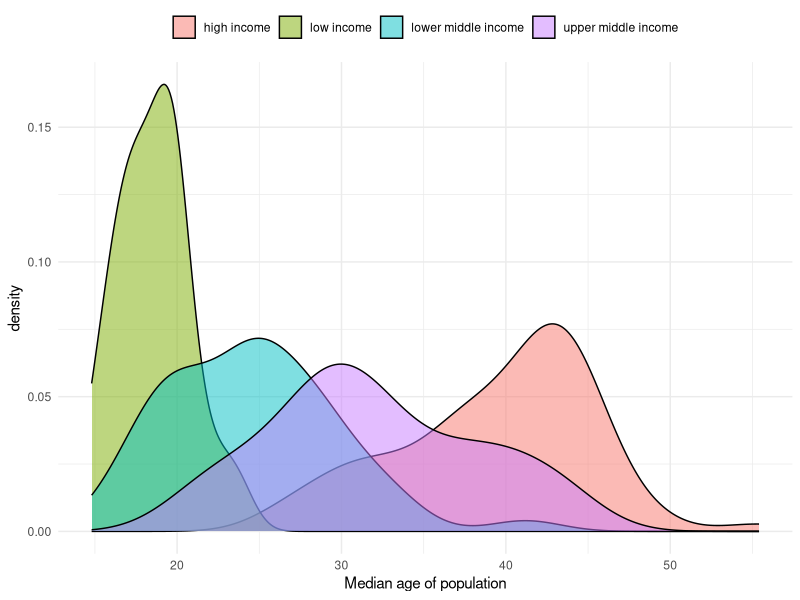
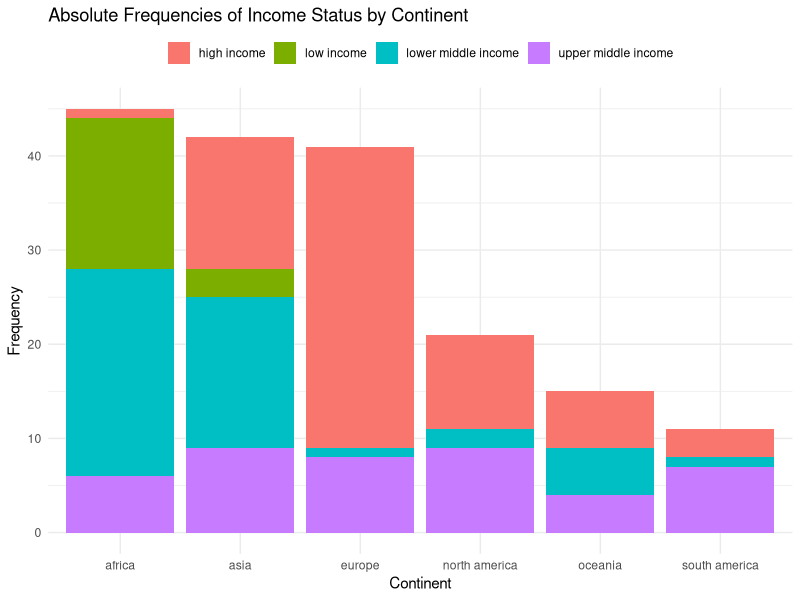
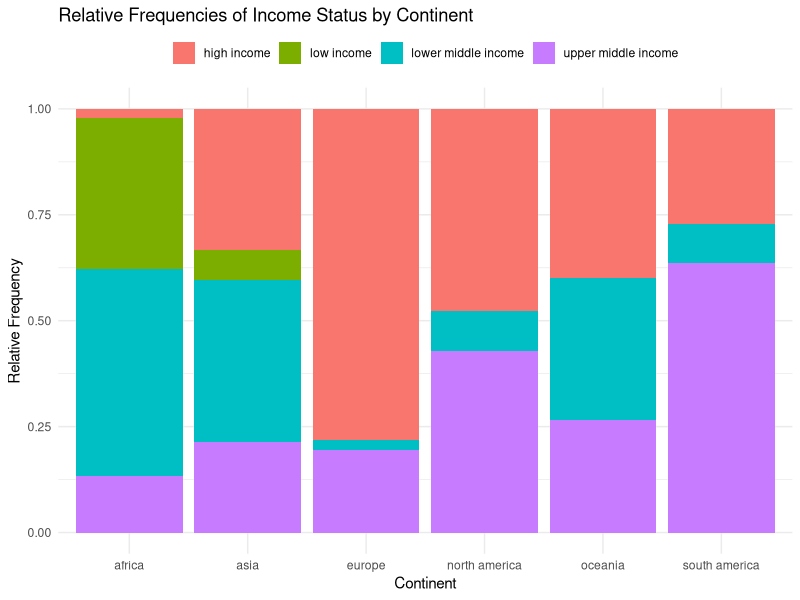
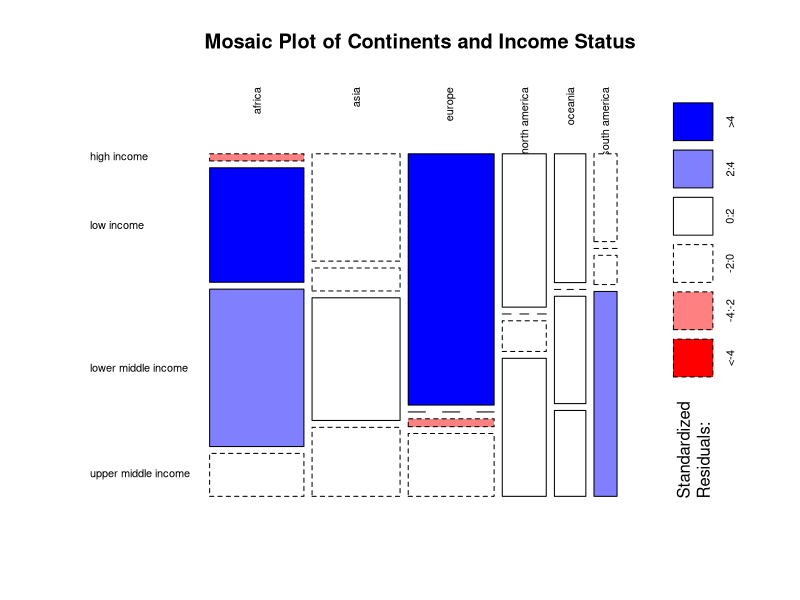
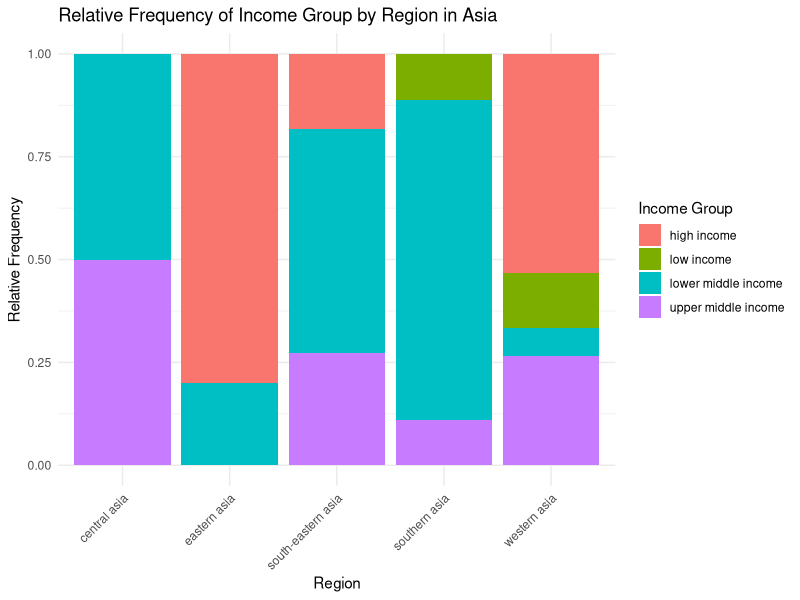
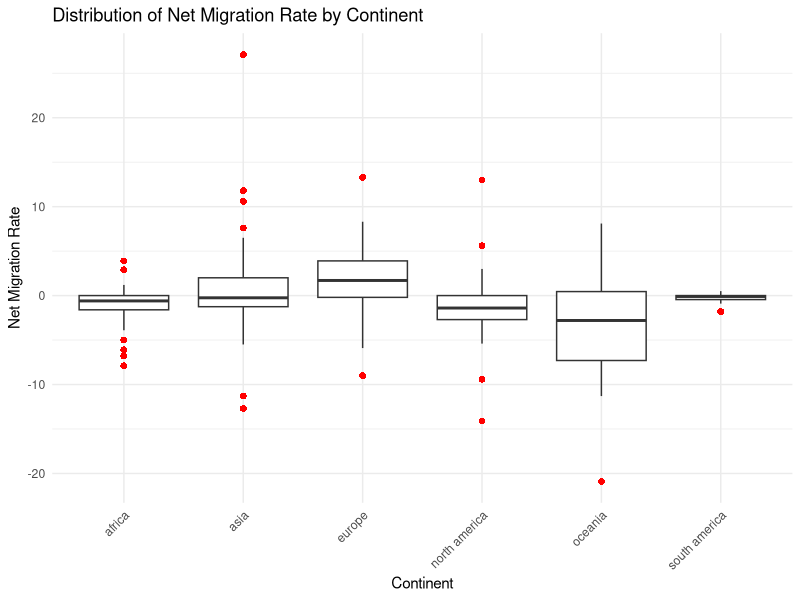
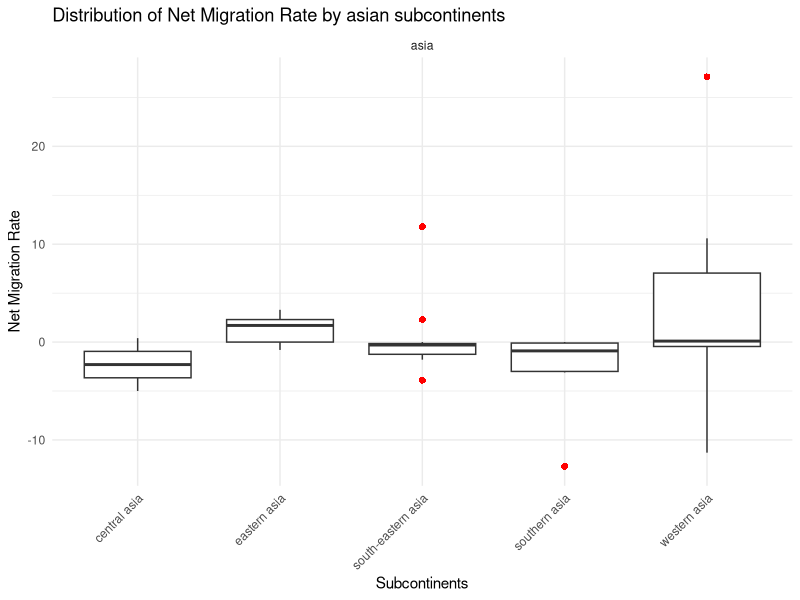
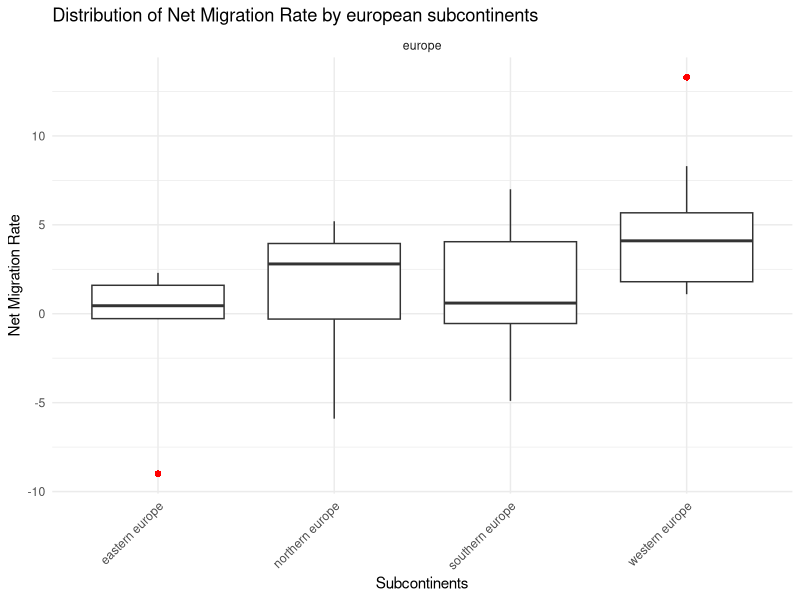

The R source for these figures, in order:
## ---- chunk 1
knitr::opts_chunk$set(echo = TRUE)

library(tidyverse)
library(ggplot2)
## ---- chunk 2
df <- read.csv('./final_dataset.csv')
nrow(df) # Result is 175
# Eliminate missing values in the income status variable
df <- df[!is.na(df$income_group), ]
nrow(df) # Result is the same 175, since we removed all rows consisting of at least one NA already in task 2
str(df)
## ---- chunk 3
plot <- ggplot(df, aes(x = median_age, fill = income_group) ) + 
  geom_density(alpha = 0.5, color = "black") + 
labs(x = "Median age of population") +
  theme_minimal()+
  theme(legend.position = "top",
        legend.title = element_blank()) 

plot
## ---- chunk 4
# Aggregate data to get frequencies
df_agg <- df %>%
  count(continent, income_group)

ggplot(df_agg, aes(x = continent, y = n, fill = income_group)) +
  geom_bar(stat = "identity") +
  labs(title = "Absolute Frequencies of Income Status by Continent",
       x = "Continent", y = "Frequency") +
  theme_minimal()+
  theme(legend.position = "top",
        legend.title = element_blank())

## ---- chunk 5
# Calculate relative frequencies
df_relative <- df_agg %>%
  group_by(continent) %>%
  mutate(relative_frequency = n / sum(n))

ggplot(df_relative, aes(x = continent, y = relative_frequency, fill = income_group)) +
  geom_bar(stat = "identity") +
  labs(title = "Relative Frequencies of Income Status by Continent",
       x = "Continent", y = "Relative Frequency") +
  theme_minimal()+
  theme(legend.position = "top",
        legend.title = element_blank())


## ---- chunk 6
# Create a contingency table
contingency_table <- table(df$continent, df$income_group)

# Mosaic plot
mosaicplot(contingency_table, main = "Mosaic Plot of Continents and Income Status", shade = TRUE, color = TRUE, las=2)
## ---- chunk 7
# Filter the dataset for Asian countries
asia_subset <- subset(df, continent == "asia")

# Calculate relative frequencies
asia_data_rel <- asia_subset %>%
  group_by(region, income_group) %>%
  summarise(count = n()) %>%
  mutate(freq = count / sum(count))

# Create a bar plot of income group distribution by region
ggplot(asia_data_rel, aes(x = region, y = freq, fill = income_group)) +
  geom_bar(stat = "identity") +
  labs(title = "Relative Frequency of Income Group by Region in Asia",
       x = "Region",
       y = "Relative Frequency",
       fill = "Income Group") +
  theme_minimal() +
  theme(axis.text.x = element_text(angle = 45, hjust = 1))

## ---- chunk 8
ggplot(df, aes(x = continent, y = net_migration_rate)) +
  geom_boxplot(outlier.color = "red", outlier.shape = 16, outlier.size = 2) +
  labs(title = "Distribution of Net Migration Rate by Continent",
       x = "Continent",
       y = "Net Migration Rate") +
  theme_minimal() +
  theme(axis.text.x = element_text(angle = 45, hjust = 1))
## ---- chunk 9
# Identify the largest negative and positive outliers in Asia
asia_data <- df %>% filter(continent == "asia")

largest_negative_outlier <- asia_data %>% filter(net_migration_rate == min(net_migration_rate))
largest_positive_outlier <- asia_data %>% filter(net_migration_rate == max(net_migration_rate))

largest_negative_outlier
largest_positive_outlier
## ---- chunk 10
ggplot(asia_subset, aes(x = region, y = net_migration_rate)) +
  geom_boxplot(outlier.color = "red", outlier.shape = 16, outlier.size = 2) +
  facet_grid(. ~ continent, scales = "free_x") +
  labs(title = "Distribution of Net Migration Rate by asian subcontinents",
       x = "Subcontinents",
       y = "Net Migration Rate") +
  theme_minimal() +
  theme(axis.text.x = element_text(angle = 45, hjust = 1))
## ---- chunk 11
europe_subset <- subset(df, continent== 'europe')

ggplot(europe_subset, aes(x = region, y = net_migration_rate)) +
  geom_boxplot(outlier.color = "red", outlier.shape = 16, outlier.size = 2) +
  facet_grid(. ~ continent, scales = "free_x") +
  labs(title = "Distribution of Net Migration Rate by european subcontinents",
       x = "Subcontinents",
       y = "Net Migration Rate") +
  theme_minimal() +
  theme(axis.text.x = element_text(angle = 45, hjust = 1))
## ---- chunk 12
africa_subset <- subset(df, continent== 'africa')

ggplot(africa_subset, aes(x = region, y = net_migration_rate)) +
  geom_boxplot(outlier.color = "red", outlier.shape = 16, outlier.size = 2) +
  facet_grid(. ~ continent, scales = "free_x") +
  labs(title = "Distribution of Net Migration Rate by african subcontinents",
       x = "Subcontinents",
       y = "Net Migration Rate") +
  theme_minimal() +
  theme(axis.text.x = element_text(angle = 45, hjust = 1))
